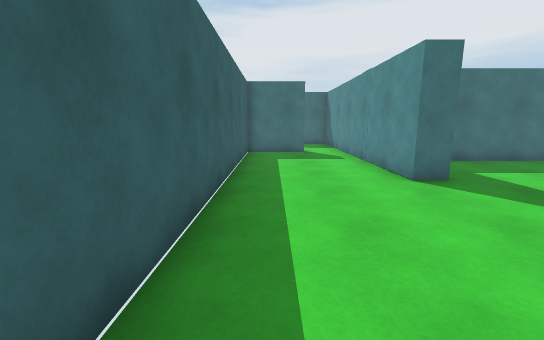
View 1 (above)

18 first-person views from a walk through a scene from a Unity 3-D project. The camera is 1.4 m above the floor, tilts 10° down and sees 90° across. The floor is counted in squares, 1 m on a side. Each view is taken from the middle of a square. On the plan, view 1 faces up. The plan holds only what a view shows up to about 13 squares ahead; the rest is blank. The place goes on beyond the plan. The player character is not drawn.

View 2
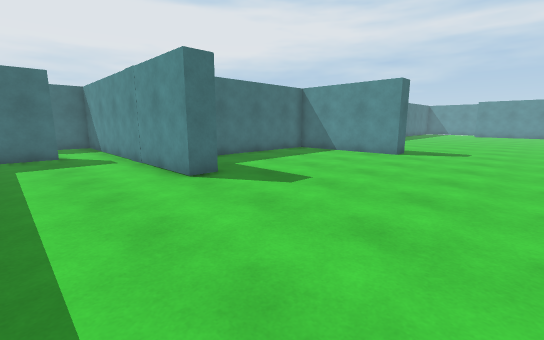

View 3
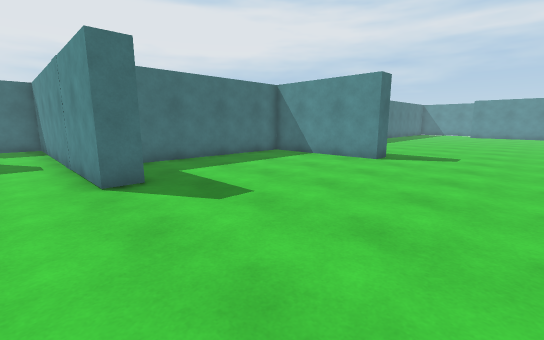

View 4
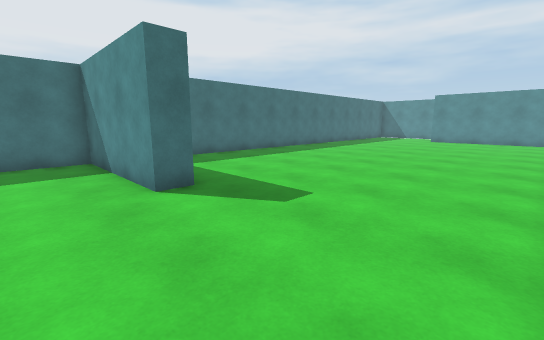

View 5
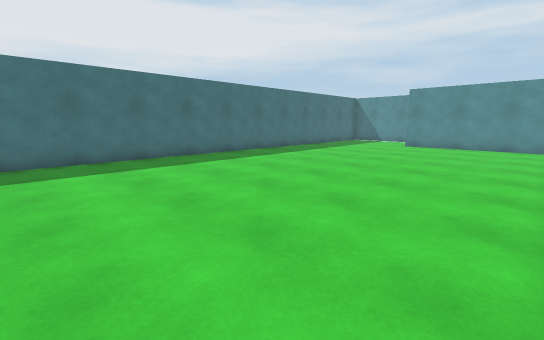

View 6
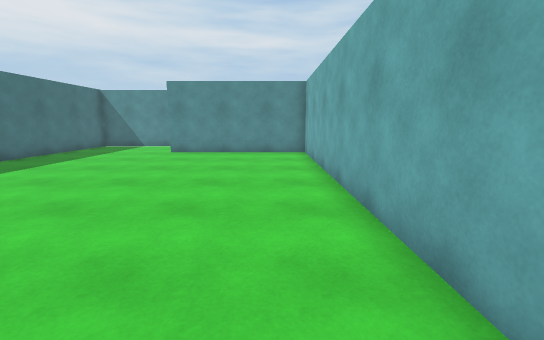

View 7
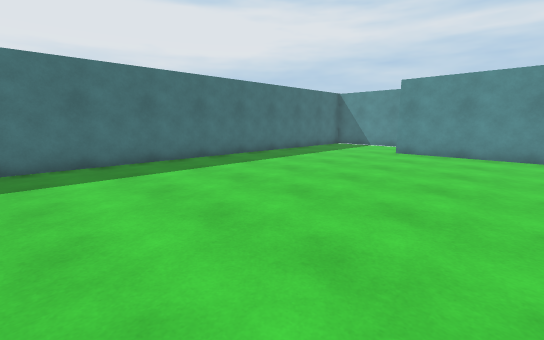

View 8
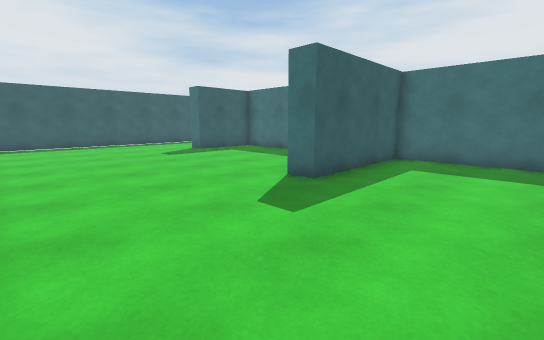

View 9
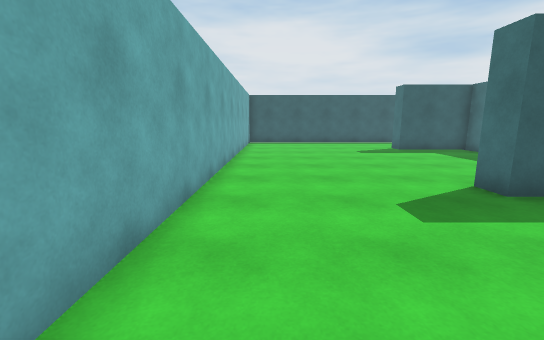

View 10
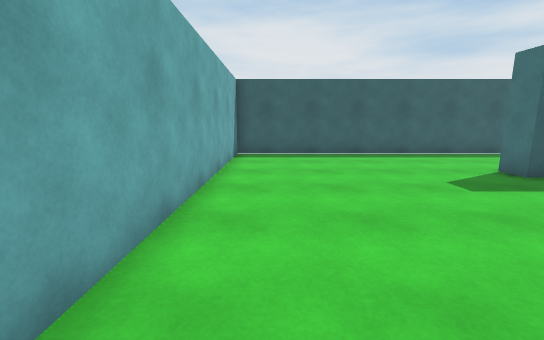

View 11
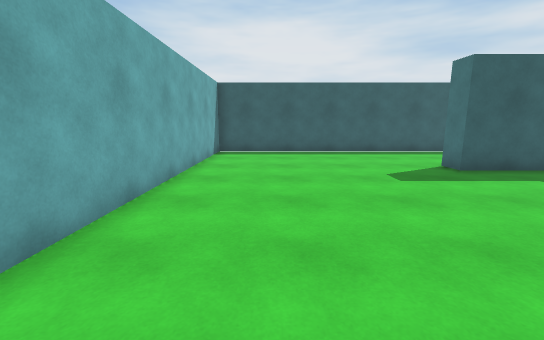

View 12
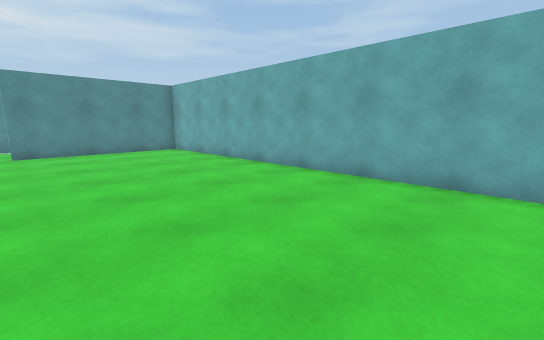

View 13
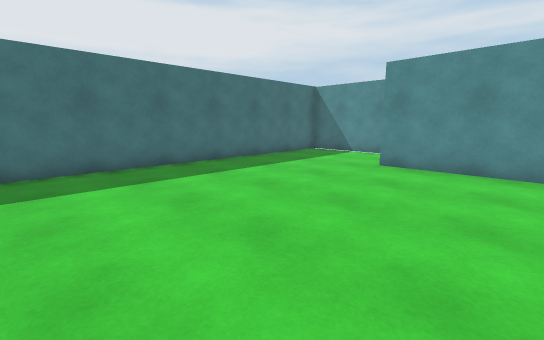

View 14
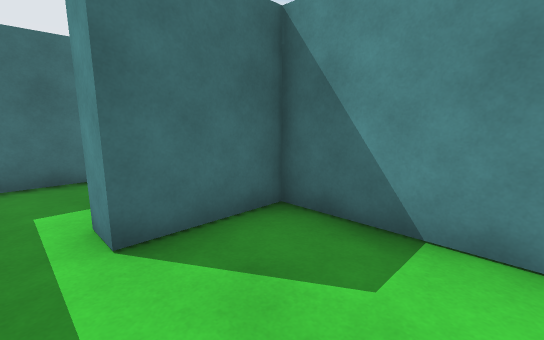

View 15
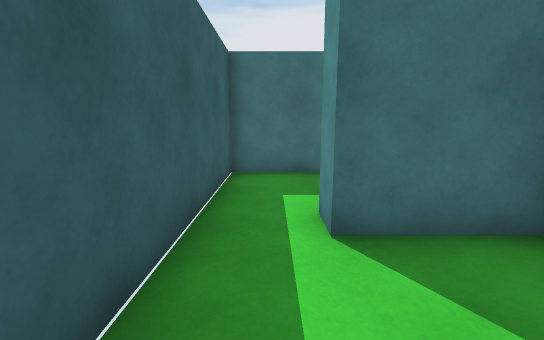

View 16
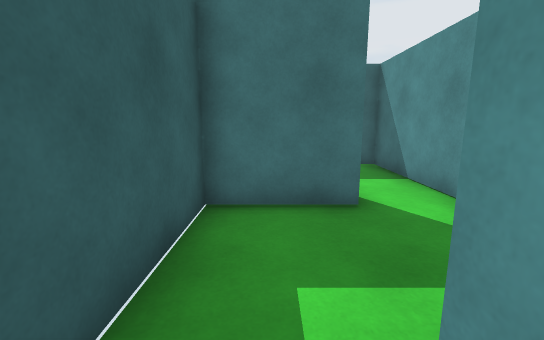

View 17
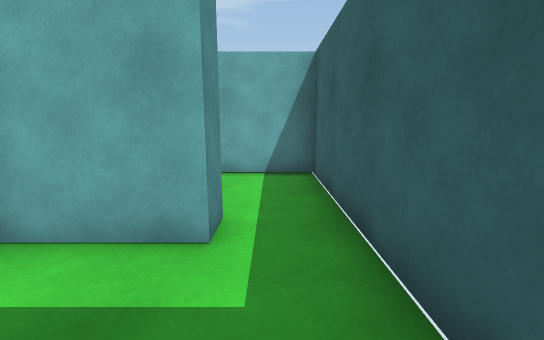

View 18
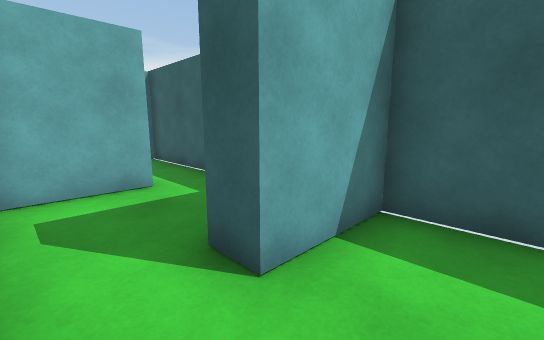

### Floor plan
Points are (right, up) in squares from view 1. A wall is a line through its corners. A room is listed if a view was taken in it or the views show most of it. See-through windows are left out.
Room 1 (views 1, 2, 3, 4, 5, 6, 7, 8, 9, 10, 11, 12, 13)
walls: (4.3, 8.9) (4.3, 6.4) (3.4, 6.4) (3.4, 13.5); (1.5, 12.7) (-1.1, 12.7) (-1.1, -1.5) (31.7, -1.5) (31.7, 4.8); (32.5, 9.8) (13, 9.8) (13, 4.5) (12.1, 4.5) (12.1, 9.8) (4.8, 9.8)
ways out: opening at (2.5, 13) to room 2
Room 2 (views 14, 15, 16)
walls: (3.4, 13.5) (3.4, 17.2) (0.7, 17.2) (0.7, 18); (-1.1, 18.4) (-1.1, 13.5) (1.5, 13.5)
ways out: opening at (2.5, 13) to room 1; opening at (0, 17.5) to room 3
Room 3 (view 17)
walls: (1.5, 22.3) (1.5, 21.4) (-1.1, 21.4) (-1.1, 18.4); (0.7, 18) (3.1, 18)
ways out: opening at (0, 17.5) to room 2; opening at (2.5, 22) to room 4
Room 4 (view 18)
walls: (-1.1, 24.1) (-1.1, 22.3) (1.5, 22.3); (3.4, 21.8) (3.4, 24.5)
ways out: opening at (2.5, 22) to room 3

Positions as (right, up) in squares from view 1, and headings:
1: (0, 0), facing up
2: (0, 0), facing up-right
3: (2, 0), facing up-right
4: (10, -1), facing up-right
5: (15, -1), facing up-right
6: (19, 0), facing right
7: (19, 0), facing up-right
8: (17, -1), facing up-left
9: (18, 0), facing left
10: (11, 0), facing left
11: (12, 1), facing left
12: (18, 5), facing down-right
13: (23, 1), facing up-right
14: (0, 14), facing up-right
15: (0, 14), facing up
16: (0, 17), facing up
17: (0, 21), facing down
18: (3, 24), facing down-left
